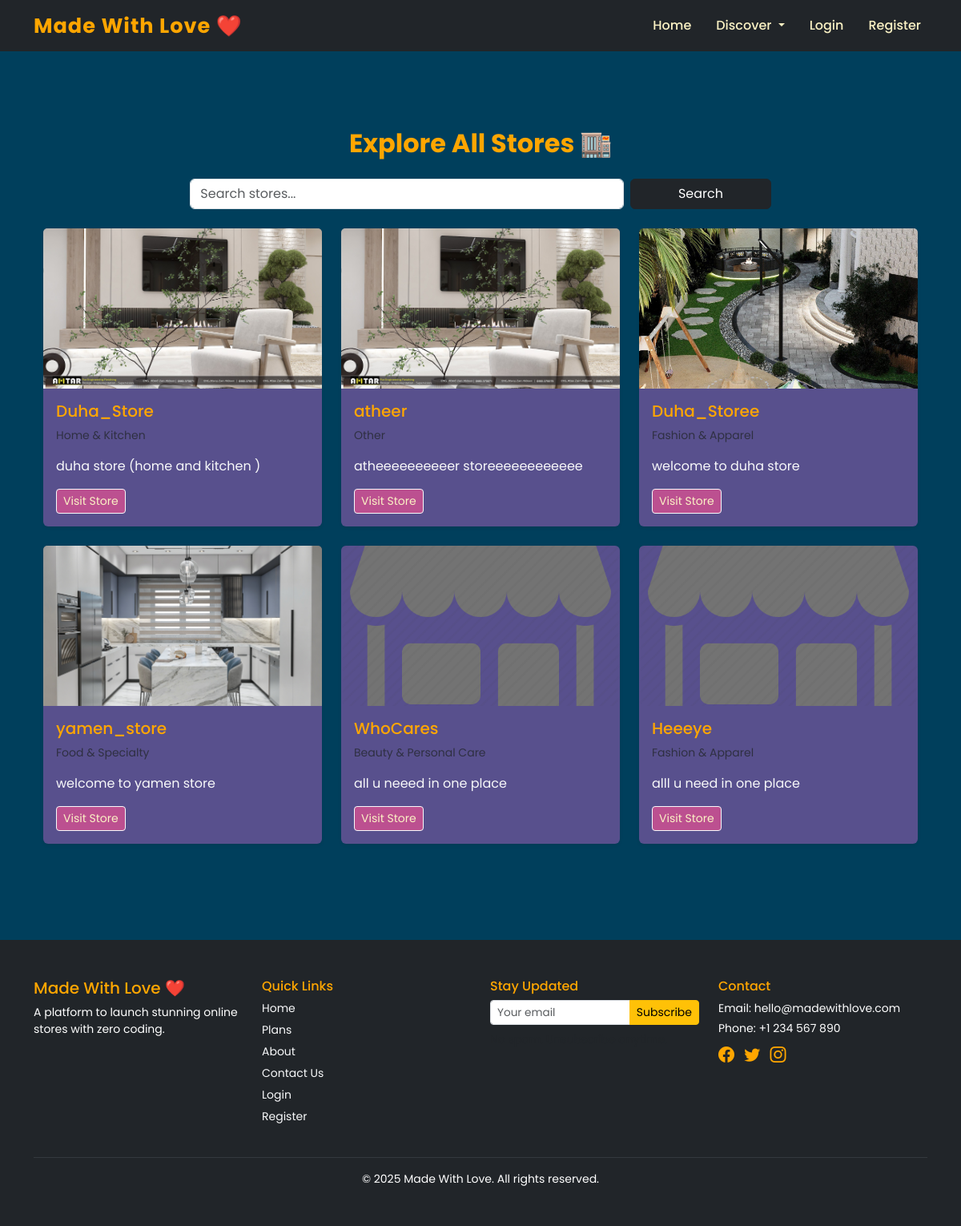
/explore/, run on the app's committed database.
### madewithlove_app/models.py (models this page shows, shortened)
class Store(models.Model):
    name = models.CharField(max_length=255)
    description = models.TextField()
    category = models.ForeignKey(Category, on_delete=models.SET_NULL, null=True, blank=True)
    slug = models.SlugField(unique=True, null=True)
    is_store_active = models.BooleanField(default=True)
    store_logo = models.ImageField(upload_to='store_logos/', blank=True, null=True)
    created_at = models.DateTimeField(auto_now_add=True)
    updated_at = models.DateTimeField(auto_now=True)

class Category(models.Model):
    CATEGORY_CHOICES = [
        ('fashion', 'Fashion & Apparel'),
        ('electronics', 'Electronics & Gadgets'),
        ('beauty', 'Beauty & Personal Care'),
        ('handmade', 'Handmade & Crafts'),
        ('food', 'Food & Specialty'),
        ('books', 'Books & Stationery'),
        ('home', 'Home & Kitchen'),
        ('local', 'Local & Cultural'),
        ('other', 'Other'),
    ]
    slug = models.CharField(max_length=50, unique=True, choices=CATEGORY_CHOICES, default='other')
    def __str__(self):
        return dict(self.CATEGORY_CHOICES).get(self.slug, self.slug)

### madewithlove_app/views.py (the view)
# urls.py: path("explore/", views.explore_all_stores, name="explore"),
def explore_all_stores(request):
    query = request.GET.get("q", "")
    page = request.GET.get("page", 1)
    active_products = Prefetch(
        "product",
        queryset=Product.objects.filter(is_active=True).prefetch_related("images"),
        to_attr="products"
    )
    stores = Store.objects.filter(is_store_active=True).select_related("category").prefetch_related(active_products)
    if query:
        stores = stores.filter(name__icontains=query)
    paginator = Paginator(stores, 6)  # Show 6 stores per page
    page_obj = paginator.get_page(page)
    user = request.user if request.user.is_authenticated else None
    role = getattr(user, 'role', None)
    user_store_id = None
    if role == "merchant":
        merchant = MerchantProfile.objects.filter(user=user).first()
        if merchant and merchant.store:
            user_store_id = merchant.store.id
    context = {
        "stores": page_obj,
        "query": query,
        "role": role,
        "user_store_id": user_store_id,
        "page_obj": page_obj
    }
    return render(request, "explore.html", context)

### madewithlove_app/templates/explore.html (shortened to what this page needs)
{% extends "base.html" %}
{% load static %}
{% block content %}
<div class="container my-5">
  <h2 class="text-center text-warning fw-bold mb-4">Explore All Stores 🏬</h2>
  <form method="get" class="mb-4 row justify-content-center g-2">
    <div class="col-md-6">
      <input type="text" name="q" value="{{ query }}" class="form-control" placeholder="Search stores...">
    </div>
    <div class="col-md-2">
      <button class="btn btn-dark w-100">Search</button>
    </div>
  </form>
  <div class="row">
    {% for store in stores %}
    <div class="col-md-4 mb-4">
      <div class="card explore-card h-100 shadow-sm">
        {% if store.store_logo %}
          <img src="{{ store.store_logo.url }}" class="card-img-top" style="height: 200px; object-fit: cover;">
        {% else %}
          <img src="{% static 'images/default-store.png' %}" class="card-img-top" style="height: 200px; object-fit: cover;">
        {% endif %}
        <div class="card-body">
          <h5 class="card-title text-warning">{{ store.name }}</h5>
          <p class="card-text small text-muted">{{ store.category }}</p>
          <p class="card-text text-light">{{ store.description|truncatewords:15 }}</p>
          <a href="{% url 'storefront_by_slug' store.slug %}" class="btn btn-sm btn-outline-light">Visit Store</a>
        </div>
      </div>
    </div>
    {% empty %}
      <p class="text-center text-muted">No stores found.</p>
    {% endfor %}
  </div>
</div>
{% endblock %}

### madewithlove_app/templates/base.html (shortened to what this page needs)
<!DOCTYPE html>
<html lang="en">
<head>
  {% load static %}
  <link href="https://cdn.jsdelivr.net/npm/bootstrap@5.3.3/dist/css/bootstrap.min.css" rel="stylesheet" />
  <link href="https://cdn.jsdelivr.net/npm/bootstrap-icons@1.10.5/font/bootstrap-icons.css" rel="stylesheet" />
  <link rel="stylesheet" href="{% static 'css/style.css' %}" />
</head>
<body>
  <nav class="navbar navbar-expand-lg bg-dark navbar-dark py-2">
    <div class="container">
      <a class="navbar-brand fw-bold" href="{% url 'home' %}">Made With Love ❤️</a>
      <div class="collapse navbar-collapse justify-content-end" id="navbarNav">
        <ul class="navbar-nav">
          <li class="nav-item"><a class="nav-link" href="{% url 'home' %}">Home</a></li>
          <li class="nav-item dropdown">
            <a class="nav-link dropdown-toggle" href="#" role="button" data-bs-toggle="dropdown" aria-expanded="false">
              Discover
            </a>
          </li>
          {% if request.session.user_id %}
            <li class="nav-item dropdown">
              <a class="nav-link dropdown-toggle d-flex align-items-center gap-2" href="#" id="navbarUser" role="button" data-bs-toggle="dropdown" aria-expanded="false">
                <img src="{{ request.session.profile_picture_url|default:'/static/images/default-profile.png' }}"
                    alt="Profile" width="32" height="32" class="rounded-circle" style="object-fit: cover;">
                {{ request.session.username|default:"User" }}
              </a>
              <ul class="dropdown-menu dropdown-menu-end">
                {% if request.session.role == 'merchant' %}
                  <li><a class="dropdown-item" href="{% url 'merchant_dashboard' %}">Dashboard</a></li>
                  <li><a class="dropdown-item" href="{% url 'merchant_profile' %}">My Profile</a></li>
                {% elif request.session.role == 'customer' %}
                  <li><a class="dropdown-item" href="{% url 'create_customer_profile' %}">My Profile</a></li>
                  <li><a class="dropdown-item" href="{% url 'view_cart' %}">My Cart</a></li>
                {% elif request.session.role == 'admin' %}
                  <li><a class="dropdown-item" href="{% url 'admin_dashboard' %}">Admin Panel</a></li>
                {% endif %}
                <li><hr class="dropdown-divider"></li>
                <li><a class="dropdown-item text-danger" href="{% url 'logout' %}">Logout</a></li>
              </ul>
            </li>
          {% else %}
            <li class="nav-item"><a class="nav-link" href="{% url 'login' %}">Login</a></li>
            <li class="nav-item"><a class="nav-link" href="{% url 'register' %}">Register</a></li>
          {% endif %}
        </ul>
      </div>
    </div>
  </nav>
  <main class="container py-5">
    {% block content %}{% endblock %}
  </main>
  <footer class="footer mt-auto py-5 text-light bg-dark">
    <div class="container">
      <div class="row gy-4">
        <div class="col-md-3">
          <h5 class="text-warning">Made With Love ❤️</h5>
          <p class="small">
            {% if request.session.user_id %}
              {% if request.session.role == 'merchant' %}
                Welcome back <strong>{{ request.session.username }}</strong>! 🚀 Manage your store and add amazing products.
              {% elif request.session.role == 'customer' %}
                Hello <strong>{{ request.session.username }}</strong>! 🛍️ Ready to explore and shop?
              {% elif request.session.role == 'admin' %}
                Greetings Admin <strong>{{ request.session.username }}</strong>! 🛠️ Access your control panel.
              {% endif %}
            {% else %}
              A platform to launch stunning online stores with zero coding.
            {% endif %}
          </p>
        </div>
        <div class="col-md-3">
          <h6 class="text-warning">Quick Links</h6>
          <ul class="list-unstyled small">
            <li><a href="{% url 'home' %}" class="footer-link text-light">Home</a></li>
            <li><a href="{% url 'plans' %}" class="footer-link text-light">Plans</a></li>
            <li><a href="{% url 'about' %}" class="footer-link text-light">About</a></li>
            <li><a href="{% url 'contact' %}" class="footer-link text-light">Contact Us</a></li>
            {% if not request.session.user_id %}
              <li><a href="{% url 'login' %}" class="footer-link text-light">Login</a></li>
              <li><a href="{% url 'register' %}" class="footer-link text-light">Register</a></li>
            {% endif %}
          </ul>
        </div>
        <div class="col-md-3">
          <h6 class="text-warning">Stay Updated</h6>
          <form class="newsletter-form">
            <div class="input-group">
              <input type="email" class="form-control form-control-sm" placeholder="Your email" required>
              <button class="btn btn-warning btn-sm" type="submit">Subscribe</button>
            </div>
            <small class="text-muted d-block mt-2">No spam. Unsubscribe anytime.</small>
          </form>
        </div>
        <div class="col-md-3">
          <h6 class="text-warning">Contact</h6>
          <p class="small mb-1">Email: hello@madewithlove.com</p>
          <p class="small mb-2">Phone: +1 234 567 890</p>
          <a href="#" class="text-warning me-2"><i class="bi bi-facebook fs-5"></i></a>
          <a href="#" class="text-warning me-2"><i class="bi bi-twitter fs-5"></i></a>
          <a href="#" class="text-warning"><i class="bi bi-instagram fs-5"></i></a>
        </div>
      </div>
      <hr class="text-secondary mt-4" />
      <div class="text-center small text-white">
        &copy; 2025 Made With Love. All rights reserved.
      </div>
    </div>
  </footer>
</body>
</html>

### madewithlove_app/static/css/style.css (style rules this page uses)
body { font-family: 'Poppins', sans-serif; background-color: #003f5c; color: #fbf2c4; }
h1, h2, h5 { color: #ffa600; }
.navbar { background-color: #003f5c; padding: 1rem 0; }
.navbar-brand { color: #ffa600 !important; font-weight: 600; font-size: 1.6rem; letter-spacing: 1px; }
.nav-link { color: #fbf2c4 !important; font-weight: 500; margin-left: 15px; transition: color 0.3s ease; }
footer { background-color: #003f5c; color: #fbf2c4; }
.btn-outline-light { color: #fbf2c4; background-color: #bc5090; }
.text-warning { color: #ffa600 !important; }
.explore-card { background-color: #58508d; color: #fbf2c4; border: none; transition: transform 0.3s ease; }
.footer-link { color: #fbf2c4; text-decoration: none; display: block; margin-bottom: 6px; transition: color 0.3s ease; }
.newsletter-form input::placeholder { font-size: 0.85rem; }
footer.footer { background-color: rgba(17, 25, 28, 0.5); }
.footer .small { color: #ffffff !important; }

### data on the page
Store: store_logo (picture), name "Duha_Store", category "Home & Kitchen", description "duha store (home and kitchen )"
Store: store_logo (picture), name "atheer", category "Other", description "atheeeeeeeeeer storeeeeeeeeeeee"
Store: store_logo (picture), name "Duha_Storee", category "Fashion & Apparel", description "welcome to duha store"
Store: store_logo (picture), name "yamen_store", category "Food & Specialty", description "welcome to yamen store"
Store: name "WhoCares", category "Beauty & Personal Care", description "all u neeed in one place"
Store: name "Heeeye", category "Fashion & Apparel", description "alll u need in one place"
